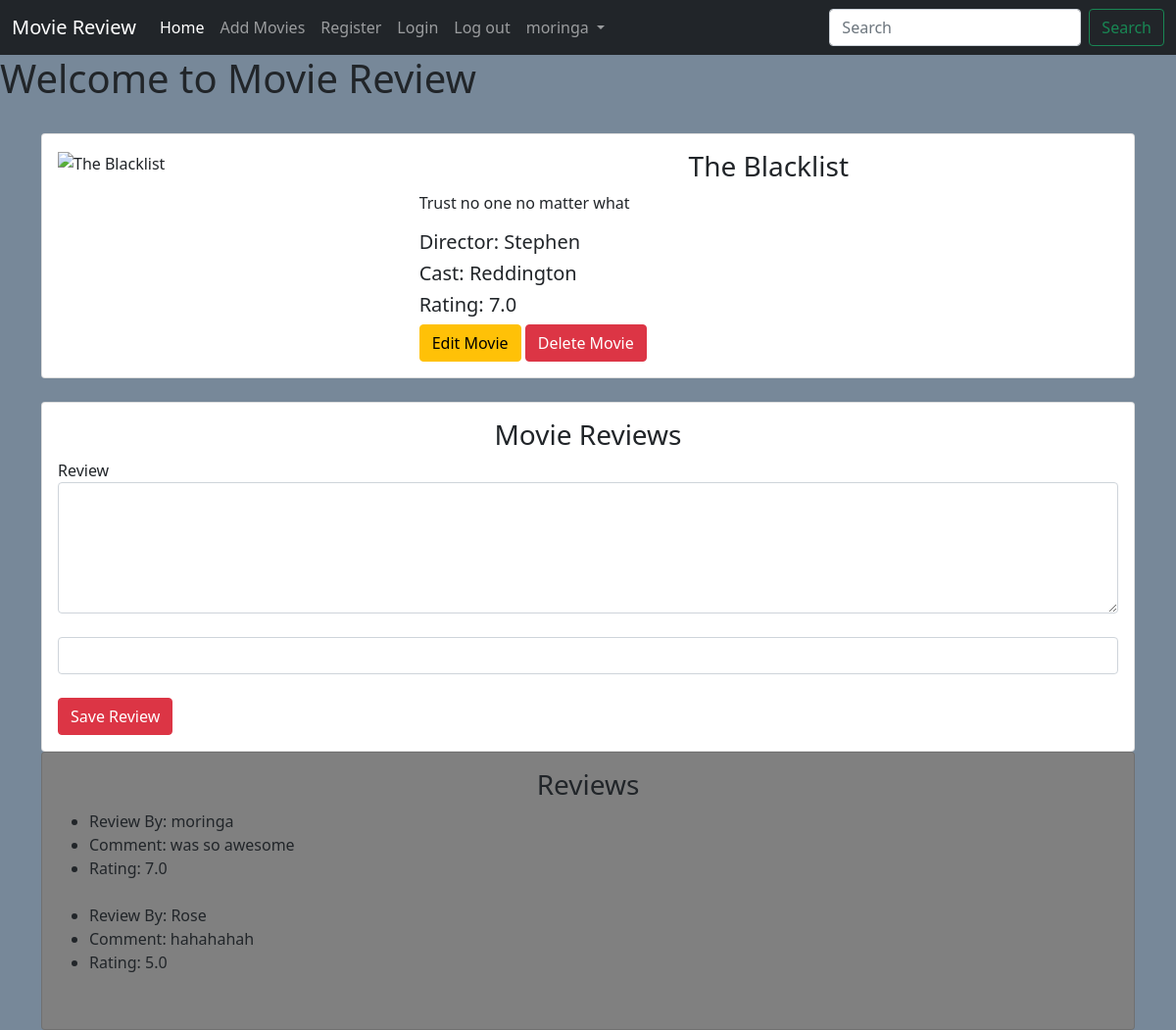
The app's page /details/1 (signed in) with its own data.
### main/models.py (models this page shows, shortened)
class Movie(models.Model):
    name = models.CharField(max_length=250)
    director = models.CharField(max_length=100)
    cast = models.CharField(max_length=1000)
    description = models.TextField(max_length=6000)
    release_date = models.DateField()
    averageRating = models.FloatField(default=0)
    image = models.URLField(default=None, null=True)

class Review(models.Model):
    movie = models.ForeignKey(Movie, on_delete=models.CASCADE)
    user = models.ForeignKey(User, on_delete=models.CASCADE)
    comment = models.TextField(max_length=1000)
    rating = models.FloatField(default=0)

### main/views.py (the view)
# urls.py: path('details/<int:id>', views.details, name='details'),
def details(request, id):
    movie = Movie.objects.get(id=id)
    reviews = Review.objects.filter(movie=id).order_by('-comment')
    context = {
        "movie": movie,
        "reviews": reviews
    }
    return render( request,'main/details.html', context)

### main/templates/main/details.html (shortened to what this page needs)
{% extends 'main/base.html' %}
{% block content %}
<div class="container">
    <br>
    <div class="card">
        <div class="card-body">
        <div class="row">
            <div class="col-md-4">
                <img src="{{movie.image}}" alt="{{movie.name}}" class="img-fluid" width="80%">
            </div>
            <div class="col-md-8">
                <h3 class="text-center">
                    {{movie.name}}
                </h3>
                <p>{{movie.description}}</p>
                <h5>Director: {{movie.director}}</h5>
                <h5>Cast: {{movie.cast}}</h5>
                <h5>Rating: {{movie.averageRating}}</h5>
                <a href="{% url 'main:edit_movies' movie.id%}" class="btn btn-warning"> Edit Movie</a>
                <a href="{% url 'main:delete_movies' movie.id%}" class="btn btn-danger"> Delete Movie</a>
            </div>
        </div>
    </div>
    </div>
    <br>
    <div class="card">
        <div class="card-body">
            <h3 class="text-center">Movie Reviews</h3>
            <form action="{% url 'main:add_review' movie.id %}" method="POST">
                <label for="comment">Review</label>
                <textarea name="comment" id="comment" cols="30" rows="5" class="form-control"></textarea>
                <input type="text" name="rating" class="form-control">
                <br>
                <input type="submit" class="btn btn-danger" value="Save Review">
            </form>
        </div>
    </div>
    <div class="card" style="background-color: grey">
        <div class="card-body">
            <h3 class="text-center">Reviews</h3>
           <ul>
               {% for review in reviews %}
               <li>Review By: {{ review.user}}</li>
               <li>Comment: {{ review.comment}} </li>
                <li>Rating: {{ review.rating}}</li>
                <br>
               {% endfor %}
           </ul>
        </div>
    </div>
</div>
{% endblock %}

### main/templates/main/base.html (shortened to what this page needs)
<!doctype html>
<html lang="en">
<head>
  <link href="https://cdn.jsdelivr.net/npm/bootstrap@5.0.0-beta3/dist/css/bootstrap.min.css" rel="stylesheet"
>
  {% load staticfiles %}
  <link rel="stylesheet" href="{% static 'css/main.css' %}">
</head>
<body>
  <nav class="navbar navbar-expand-lg navbar-dark bg-dark text-white">
    <div class="container-fluid">
    <a class="navbar-brand" href="{% url 'main:home' %}">Movie Review</a>
    <div class="collapse navbar-collapse" id="navbarSupportedContent">
      <ul class="navbar-nav  me-auto mb-2 mb-lg-0">
        <li class="nav-item ">
          <a class="nav-link  active" href="{% url 'main:home' %}">Home</a>
        </li>
        <li class="nav-item">
          <a class="nav-link" href="{% url 'main:add_movies' %}">Add Movies</a>
        </li>
        <li class="nav-item">
          <a class="nav-link" href="{% url 'accounts:register' %}">Register</a>
        </li>
        <li class="nav-item">
          <a class="nav-link" href="{% url 'accounts:login' %}">Login</a>
        </li>
        <li class="nav-item">
          <a class="nav-link" href="{% url 'accounts:logout' %}">Log out </a>
        </li>
        {% if user.is_authenticated %}
        <li class="nav-item dropdown">
          <a class="nav-link dropdown-toggle" href="#" id="navbarDropdown" role="button" data-bs-toggle="dropdown"  aria-expanded="false">
           {{user.username}}
          </a>
        </li>
      {% endif %}
      </ul>
      <form class="d-flex">
        <input class= "form-control me-2" type="search" placeholder="Search" aria-label="Search">
        <button class="btn btn-outline-success" type="submit">Search</button>
      </form>
    </div>
  </div>
  </nav>
  <h1>Welcome to Movie Review</h1>
  {% block content%}
  {% endblock %}
</body>
</html>

### main/static/css/main.css (style rules this page uses)
body { background-color: lightslategray; }

### records on screen
Movie: name "The Blacklist", description "Trust no one no matter what", director "Stephen", cast "Reddington", averageRating "7.0"
Review: user "moringa", comment "was so awesome", rating "7.0"
Review: user "Rose", comment "hahahahah", rating "5.0"

### other values on screen
{{ user.username }} "moringa"
